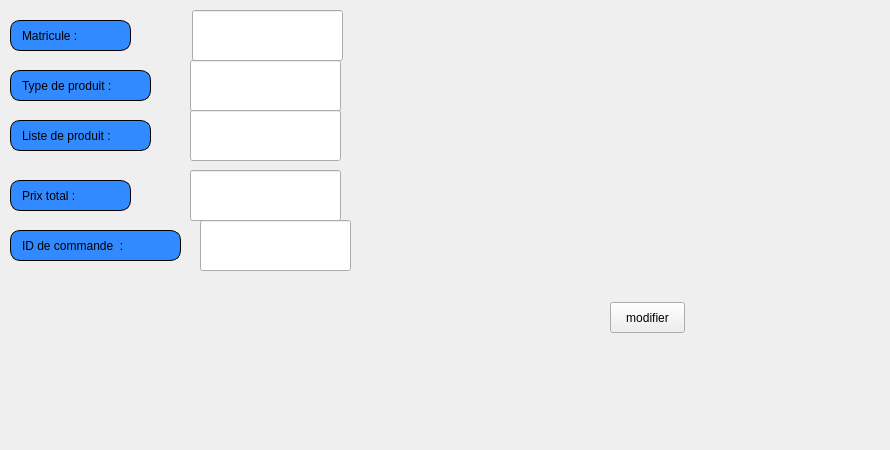
     <widget class="QWidget" name="tab_11">
      <attribute name="icon">
       <iconset>
        <normaloff>../../gestion_fournisseur/gEdit.png</normaloff>../../gestion_fournisseur/gEdit.png</iconset>
      </attribute>
      <attribute name="title">
       <string>Modifier</string>
      </attribute>
      <widget class="QLabel" name="label_20">
       <property name="geometry">
        <rect>
         <x>10</x>
         <y>230</y>
         <width>171</width>
         <height>31</height>
        </rect>
       </property>
       <property name="styleSheet">
        <string notr="true">border: 1px solid black;
border-radius: 10px;
padding: 0 8px;
background: #318aff;
font: bold, &quot;Arial&quot;;;
text-align:center;</string>
       </property>
       <property name="text">
        <string>ID de commande  :</string>
       </property>
      </widget>
      <widget class="QLabel" name="label_21">
       <property name="geometry">
        <rect>
         <x>10</x>
         <y>70</y>
         <width>141</width>
         <height>31</height>
        </rect>
       </property>
       <property name="styleSheet">
        <string notr="true">border: 1px solid black;
border-radius: 10px;
padding: 0 8px;
background: #318aff;
font: bold, &quot;Arial&quot;;;
text-align:center;</string>
       </property>
       <property name="text">
        <string>Type de produit :</string>
       </property>
      </widget>
      <widget class="QLabel" name="label_22">
       <property name="geometry">
        <rect>
         <x>10</x>
         <y>120</y>
         <width>141</width>
         <height>31</height>
        </rect>
       </property>
       <property name="styleSheet">
        <string notr="true">border: 1px solid black;
border-radius: 10px;
padding: 0 8px;
background: #318aff;
font: bold, &quot;Arial&quot;;;
text-align:center;</string>
       </property>
       <property name="text">
        <string>Liste de produit :</string>
       </property>
      </widget>
      <widget class="QLabel" name="label_53">
       <property name="geometry">
        <rect>
         <x>-10</x>
         <y>-30</y>
         <width>881</width>
         <height>441</height>
        </rect>
       </property>
       <property name="text">
        <string/>
       </property>
       <property name="pixmap">
        <pixmap resource="ressources.qrc">:/images/img/imf.jpg</pixmap>
       </property>
      </widget>
      <widget class="QPushButton" name="pushButton_9">
       <property name="geometry">
        <rect>
         <x>500</x>
         <y>290</y>
         <width>121</width>
         <height>61</height>
        </rect>
       </property>
       <property name="styleSheet">
        <string notr="true">#pushButton_9{
	image: url(:/new/prefix1/i,qge/B.png);
border:none;}</string>
       </property>
       <property name="text">
        <string/>
       </property>
      </widget>
      <widget class="QLineEdit" name="lineEdit_5">
       <property name="geometry">
        <rect>
         <x>200</x>
         <y>220</y>
         <width>151</width>
         <height>51</height>
        </rect>
       </property>
      </widget>
      <widget class="QPushButton" name="pushButton_11">
       <property name="geometry">
        <rect>
         <x>360</x>
         <y>10</y>
         <width>111</width>
         <height>41</height>
        </rect>
       </property>
       <property name="styleSheet">
        <string notr="true">#pushButton_11{
	image: url(:/new/prefix1/i,qge/AP.png);
border:none;}</string>
       </property>
       <property name="text">
        <string/>
       </property>
      </widget>
      <widget class="QLineEdit" name="lineEdit_16">
       <property name="geometry">
        <rect>
         <x>190</x>
         <y>60</y>
         <width>151</width>
         <height>51</height>
        </rect>
       </property>
      </widget>
      <widget class="QLineEdit" name="lineEdit_17">
       <property name="geometry">
        <rect>
         <x>190</x>
         <y>110</y>
         <width>151</width>
         <height>51</height>
        </rect>
       </property>
      </widget>
      <widget class="QPushButton" name="pushButton_2">
       <property name="geometry">
        <rect>
         <x>610</x>
         <y>302</y>
         <width>75</width>
         <height>31</height>
        </rect>
       </property>
       <property name="styleSheet">
        <string notr="true">#pushButton_2{
font: bold, &quot;Arial&quot;;;     background-color: qlineargradient(x1: 0, y1: 0, x2: 0, y2: 1,
                                       stop: 0 #dadbde, stop: 1 #f6f7fa);
}
#pushButton_2:pressed {
font: bold, &quot;Arial&quot;;;     background-color: qlineargradient(x1: 0, y1: 0, x2: 0, y2: 1,
                                       stop: 0 #dadbde, stop: 1 #fff07b);}</string>
       </property>
       <property name="text">
        <string>modifier</string>
       </property>
       <property name="icon">
        <iconset resource="ressources.qrc">
         <normaloff>:/images/img/B.png</normaloff>:/images/img/B.png</iconset>
       </property>
      </widget>
      <widget class="QLabel" name="label_45">
       <property name="geometry">
        <rect>
         <x>10</x>
         <y>180</y>
         <width>121</width>
         <height>31</height>
        </rect>
       </property>
       <property name="styleSheet">
        <string notr="true">border: 1px solid black;
border-radius: 10px;
padding: 0 8px;
background: #318aff;
font: bold, &quot;Arial&quot;;;
text-align:center;</string>
       </property>
       <property name="text">
        <string>Prix total :</string>
       </property>
      </widget>
      <widget class="QLineEdit" name="lineEdit_19">
       <property name="geometry">
        <rect>
         <x>190</x>
         <y>170</y>
         <width>151</width>
         <height>51</height>
        </rect>
       </property>
      </widget>
      <widget class="QLabel" name="label_68">
       <property name="geometry">
        <rect>
         <x>10</x>
         <y>20</y>
         <width>121</width>
         <height>31</height>
        </rect>
       </property>
       <property name="styleSheet">
        <string notr="true">border: 1px solid black;
border-radius: 10px;
padding: 0 8px;
background: #318aff;
font: bold, &quot;Arial&quot;;;
text-align:center;</string>
       </property>
       <property name="text">
        <string>Matricule :</string>
       </property>
      </widget>
      <widget class="QLineEdit" name="lineEdit_20">
       <property name="geometry">
        <rect>
         <x>192</x>
         <y>10</y>
         <width>151</width>
         <height>51</height>
        </rect>
       </property>
      </widget>
      <zorder>label_53</zorder>
      <zorder>label_22</zorder>
      <zorder>label_20</zorder>
      <zorder>label_21</zorder>
      <zorder>pushButton_9</zorder>
      <zorder>lineEdit_5</zorder>
      <zorder>pushButton_11</zorder>
      <zorder>lineEdit_16</zorder>
      <zorder>lineEdit_17</zorder>
      <zorder>pushButton_2</zorder>
      <zorder>label_45</zorder>
      <zorder>lineEdit_19</zorder>
      <zorder>label_68</zorder>
      <zorder>lineEdit_20</zorder>
     </widget>
